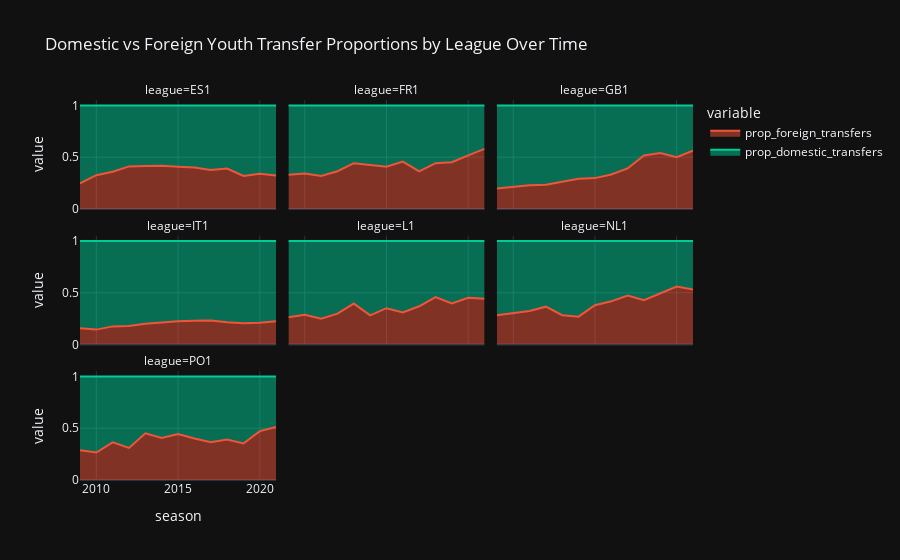

Here is the notebook cell this chart was saved with:
### Markdown cell above
After identifying the proportion of outgoing foreign youth transfers, the next logical step was to compare domestic and international transfer trends. This comparison provides a clearer understanding of how each league balances between foreign exports and domestic exports.

### Code cell
fig5 = px.area(
    league_season,
    x="season",
    y=["prop_foreign_transfers", "prop_domestic_transfers"],
    color_discrete_sequence=["#EF553B", "#00CC96"],
    facet_col="league",
    facet_col_wrap=3,
    title="Domestic vs Foreign Youth Transfer Proportions by League Over Time",
    template="plotly_dark"
)
fig5.show()

### Figure 1 — Plotly figure (JSON) as saved in the notebook; plotly's stock layout.template omitted (floating-point values rounded to 4 significant figures)
{"data": [{"fillpattern": {"shape": ""}, "hovertemplate": "variable=prop_foreign_transfers<br>league=ES1<br>season=%{x}<br>value=%{y}<extra></extra>", "legendgroup": "prop_foreign_transfers", "line": {"color": "#EF553B"}, "marker": {"symbol": "circle"}, "mode": "lines", "name": "prop_foreign_transfers", "orientation": "v", "showlegend": true, "stackgroup": "1", "x": [2009, 2010, 2011, 2012, 2013, 2014, 2015, 2016, 2017, 2018, 2019, 2020, 2021], "xaxis": "x7", "y": [0.2473, 0.3258, 0.36, 0.4111, 0.4138, 0.4175, 0.4087, 0.4, 0.3761, 0.3901, 0.319, 0.339, 0.3239], "yaxis": "y7", "type": "scatter"}, {"fillpattern": {"shape": ""}, "hovertemplate": "variable=prop_foreign_transfers<br>league=FR1<br>season=%{x}<br>value=%{y}<extra></extra>", "legendgroup": "prop_foreign_transfers", "line": {"color": "#EF553B"}, "marker": {"symbol": "circle"}, "mode": "lines", "name": "prop_foreign_transfers", "orientation": "v", "showlegend": false, "stackgroup": "1", "x": [2009, 2010, 2011, 2012, 2013, 2014, 2015, 2016, 2017, 2018, 2019, 2020, 2021], "xaxis": "x8", "y": [0.3309, 0.3426, 0.3193, 0.3645, 0.442, 0.424, 0.4079, 0.4578, 0.3631, 0.4423, 0.4518, 0.5181, 0.5804], "yaxis": "y8", "type": "scatter"}, {"fillpattern": {"shape": ""}, "hovertemplate": "variable=prop_foreign_transfers<br>league=GB1<br>season=%{x}<br>value=%{y}<extra></extra>", "legendgroup": "prop_foreign_transfers", "line": {"color": "#EF553B"}, "marker": {"symbol": "circle"}, "mode": "lines", "name": "prop_foreign_transfers", "orientation": "v", "showlegend": false, "stackgroup": "1", "x": [2009, 2010, 2011, 2012, 2013, 2014, 2015, 2016, 2017, 2018, 2019, 2020, 2021], "xaxis": "x9", "y": [0.1964, 0.2157, 0.2279, 0.2332, 0.2645, 0.2915, 0.2979, 0.3333, 0.3911, 0.5172, 0.54, 0.5, 0.5638], "yaxis": "y9", "type": "scatter"}, {"fillpattern": {"shape": ""}, "hovertemplate": "variable=prop_foreign_transfers<br>league=IT1<br>season=%{x}<br>value=%{y}<extra></extra>", "legendgroup": "prop_foreign_transfers", "line": {"color": "#EF553B"}, "marker": {"symbol": "circle"}, "mode": "lines", "name": "prop_foreign_transfers", "orientation": "v", "showlegend": false, "stackgroup": "1", "x": [2009, 2010, 2011, 2012, 2013, 2014, 2015, 2016, 2017, 2018, 2019, 2020, 2021], "xaxis": "x4", "y": [0.1579, 0.1436, 0.1746, 0.1791, 0.2003, 0.2155, 0.2245, 0.228, 0.2327, 0.214, 0.2054, 0.2088, 0.2235], "yaxis": "y4", "type": "scatter"}, {"fillpattern": {"shape": ""}, "hovertemplate": "variable=prop_foreign_transfers<br>league=L1<br>season=%{x}<br>value=%{y}<extra></extra>", "legendgroup": "prop_foreign_transfers", "line": {"color": "#EF553B"}, "marker": {"symbol": "circle"}, "mode": "lines", "name": "prop_foreign_transfers", "orientation": "v", "showlegend": false, "stackgroup": "1", "x": [2009, 2010, 2011, 2012, 2013, 2014, 2015, 2016, 2017, 2018, 2019, 2020, 2021], "xaxis": "x5", "y": [0.2625, 0.2868, 0.2479, 0.2975, 0.3952, 0.2808, 0.3504, 0.3083, 0.3688, 0.4574, 0.396, 0.4504, 0.4409], "yaxis": "y5", "type": "scatter"}, {"fillpattern": {"shape": ""}, "hovertemplate": "variable=prop_foreign_transfers<br>league=NL1<br>season=%{x}<br>value=%{y}<extra></extra>", "legendgroup": "prop_foreign_transfers", "line": {"color": "#EF553B"}, "marker": {"symbol": "circle"}, "mode": "lines", "name": "prop_foreign_transfers", "orientation": "v", "showlegend": false, "stackgroup": "1", "x": [2009, 2010, 2011, 2012, 2013, 2014, 2015, 2016, 2017, 2018, 2019, 2020, 2021], "xaxis": "x6", "y": [0.2832, 0.3034, 0.3231, 0.3651, 0.2831, 0.2686, 0.3791, 0.4167, 0.4734, 0.4286, 0.4967, 0.5605, 0.531], "yaxis": "y6", "type": "scatter"}, {"fillpattern": {"shape": ""}, "hovertemplate": "variable=prop_foreign_transfers<br>league=PO1<br>season=%{x}<br>value=%{y}<extra></extra>", "legendgroup": "prop_foreign_transfers", "line": {"color": "#EF553B"}, "marker": {"symbol": "circle"}, "mode": "lines", "name": "prop_foreign_transfers", "orientation": "v", "showlegend": false, "stackgroup": "1", "x": [2009, 2010, 2011, 2012, 2013, 2014, 2015, 2016, 2017, 2018, 2019, 2020, 2021], "xaxis": "x", "y": [0.2884, 0.2658, 0.364, 0.3101, 0.4507, 0.4067, 0.445, 0.401, 0.3652, 0.3916, 0.3529, 0.4726, 0.5128], "yaxis": "y", "type": "scatter"}, {"fillpattern": {"shape": ""}, "hovertemplate": "variable=prop_domestic_transfers<br>league=ES1<br>season=%{x}<br>value=%{y}<extra></extra>", "legendgroup": "prop_domestic_transfers", "line": {"color": "#00CC96"}, "marker": {"symbol": "circle"}, "mode": "lines", "name": "prop_domestic_transfers", "orientation": "v", "showlegend": true, "stackgroup": "1", "x": [2009, 2010, 2011, 2012, 2013, 2014, 2015, 2016, 2017, 2018, 2019, 2020, 2021], "xaxis": "x7", "y": [0.7527, 0.6742, 0.64, 0.5889, 0.5862, 0.5825, 0.5913, 0.6, 0.6239, 0.6099, 0.681, 0.661, 0.6761], "yaxis": "y7", "type": "scatter"}, {"fillpattern": {"shape": ""}, "hovertemplate": "variable=prop_domestic_transfers<br>league=FR1<br>season=%{x}<br>value=%{y}<extra></extra>", "legendgroup": "prop_domestic_transfers", "line": {"color": "#00CC96"}, "marker": {"symbol": "circle"}, "mode": "lines", "name": "prop_domestic_transfers", "orientation": "v", "showlegend": false, "stackgroup": "1", "x": [2009, 2010, 2011, 2012, 2013, 2014, 2015, 2016, 2017, 2018, 2019, 2020, 2021], "xaxis": "x8", "y": [0.6691, 0.6574, 0.6807, 0.6355, 0.558, 0.576, 0.5921, 0.5422, 0.6369, 0.5577, 0.5482, 0.4819, 0.4196], "yaxis": "y8", "type": "scatter"}, {"fillpattern": {"shape": ""}, "hovertemplate": "variable=prop_domestic_transfers<br>league=GB1<br>season=%{x}<br>value=%{y}<extra></extra>", "legendgroup": "prop_domestic_transfers", "line": {"color": "#00CC96"}, "marker": {"symbol": "circle"}, "mode": "lines", "name": "prop_domestic_transfers", "orientation": "v", "showlegend": false, "stackgroup": "1", "x": [2009, 2010, 2011, 2012, 2013, 2014, 2015, 2016, 2017, 2018, 2019, 2020, 2021], "xaxis": "x9", "y": [0.8036, 0.7843, 0.7721, 0.7668, 0.7355, 0.7085, 0.7021, 0.6667, 0.6089, 0.4828, 0.46, 0.5, 0.4362], "yaxis": "y9", "type": "scatter"}, {"fillpattern": {"shape": ""}, "hovertemplate": "variable=prop_domestic_transfers<br>league=IT1<br>season=%{x}<br>value=%{y}<extra></extra>", "legendgroup": "prop_domestic_transfers", "line": {"color": "#00CC96"}, "marker": {"symbol": "circle"}, "mode": "lines", "name": "prop_domestic_transfers", "orientation": "v", "showlegend": false, "stackgroup": "1", "x": [2009, 2010, 2011, 2012, 2013, 2014, 2015, 2016, 2017, 2018, 2019, 2020, 2021], "xaxis": "x4", "y": [0.8421, 0.8564, 0.8254, 0.8209, 0.7997, 0.7845, 0.7755, 0.772, 0.7673, 0.786, 0.7946, 0.7912, 0.7765], "yaxis": "y4", "type": "scatter"}, {"fillpattern": {"shape": ""}, "hovertemplate": "variable=prop_domestic_transfers<br>league=L1<br>season=%{x}<br>value=%{y}<extra></extra>", "legendgroup": "prop_domestic_transfers", "line": {"color": "#00CC96"}, "marker": {"symbol": "circle"}, "mode": "lines", "name": "prop_domestic_transfers", "orientation": "v", "showlegend": false, "stackgroup": "1", "x": [2009, 2010, 2011, 2012, 2013, 2014, 2015, 2016, 2017, 2018, 2019, 2020, 2021], "xaxis": "x5", "y": [0.7375, 0.7132, 0.7521, 0.7025, 0.6048, 0.7192, 0.6496, 0.6917, 0.6312, 0.5426, 0.604, 0.5496, 0.5591], "yaxis": "y5", "type": "scatter"}, {"fillpattern": {"shape": ""}, "hovertemplate": "variable=prop_domestic_transfers<br>league=NL1<br>season=%{x}<br>value=%{y}<extra></extra>", "legendgroup": "prop_domestic_transfers", "line": {"color": "#00CC96"}, "marker": {"symbol": "circle"}, "mode": "lines", "name": "prop_domestic_transfers", "orientation": "v", "showlegend": false, "stackgroup": "1", "x": [2009, 2010, 2011, 2012, 2013, 2014, 2015, 2016, 2017, 2018, 2019, 2020, 2021], "xaxis": "x6", "y": [0.7168, 0.6966, 0.6769, 0.6349, 0.7169, 0.7314, 0.6209, 0.5833, 0.5266, 0.5714, 0.5033, 0.4395, 0.469], "yaxis": "y6", "type": "scatter"}, {"fillpattern": {"shape": ""}, "hovertemplate": "variable=prop_domestic_transfers<br>league=PO1<br>season=%{x}<br>value=%{y}<extra></extra>", "legendgroup": "prop_domestic_transfers", "line": {"color": "#00CC96"}, "marker": {"symbol": "circle"}, "mode": "lines", "name": "prop_domestic_transfers", "orientation": "v", "showlegend": false, "stackgroup": "1", "x": [2009, 2010, 2011, 2012, 2013, 2014, 2015, 2016, 2017, 2018, 2019, 2020, 2021], "xaxis": "x", "y": [0.7116, 0.7342, 0.636, 0.6899, 0.5493, 0.5933, 0.555, 0.599, 0.6348, 0.6084, 0.6471, 0.5274, 0.4872], "yaxis": "y", "type": "scatter"}], "layout": {"xaxis": {"anchor": "y", "domain": [0.0, 0.32], "title": {"text": "season"}}, "yaxis": {"anchor": "x", "domain": [0.0, 0.2867], "title": {"text": "value"}}, "xaxis2": {"anchor": "y2", "domain": [0.34, 0.66], "matches": "x", "title": {"text": "season"}}, "yaxis2": {"anchor": "x2", "domain": [0.0, 0.2867], "matches": "y", "showticklabels": false}, "xaxis3": {"anchor": "y3", "domain": [0.68, 1.0], "matches": "x", "title": {"text": "season"}}, "yaxis3": {"anchor": "x3", "domain": [0.0, 0.2867], "matches": "y", "showticklabels": false}, "xaxis4": {"anchor": "y4", "domain": [0.0, 0.32], "matches": "x", "showticklabels": false}, "yaxis4": {"anchor": "x4", "domain": [0.3567, 0.6433], "matches": "y", "title": {"text": "value"}}, "xaxis5": {"anchor": "y5", "domain": [0.34, 0.66], "matches": "x", "showticklabels": false}, "yaxis5": {"anchor": "x5", "domain": [0.3567, 0.6433], "matches": "y", "showticklabels": false}, "xaxis6": {"anchor": "y6", "domain": [0.68, 1.0], "matches": "x", "showticklabels": false}, "yaxis6": {"anchor": "x6", "domain": [0.3567, 0.6433], "matches": "y", "showticklabels": false}, "xaxis7": {"anchor": "y7", "domain": [0.0, 0.32], "matches": "x", "showticklabels": false}, "yaxis7": {"anchor": "x7", "domain": [0.7133, 1.0], "matches": "y", "title": {"text": "value"}}, "xaxis8": {"anchor": "y8", "domain": [0.34, 0.66], "matches": "x", "showticklabels": false}, "yaxis8": {"anchor": "x8", "domain": [0.7133, 1.0], "matches": "y", "showticklabels": false}, "xaxis9": {"anchor": "y9", "domain": [0.68, 1.0], "matches": "x", "showticklabels": false}, "yaxis9": {"anchor": "x9", "domain": [0.7133, 1.0], "matches": "y", "showticklabels": false}, "annotations": [{"font": {}, "showarrow": false, "text": "league=PO1", "x": 0.16, "xanchor": "center", "xref": "paper", "y": 0.2867, "yanchor": "bottom", "yref": "paper"}, {"font": {}, "showarrow": false, "text": "league=IT1", "x": 0.16, "xanchor": "center", "xref": "paper", "y": 0.6433, "yanchor": "bottom", "yref": "paper"}, {"font": {}, "showarrow": false, "text": "league=L1", "x": 0.5, "xanchor": "center", "xref": "paper", "y": 0.6433, "yanchor": "bottom", "yref": "paper"}, {"font": {}, "showarrow": false, "text": "league=NL1", "x": 0.84, "xanchor": "center", "xref": "paper", "y": 0.6433, "yanchor": "bottom", "yref": "paper"}, {"font": {}, "showarrow": false, "text": "league=ES1", "x": 0.16, "xanchor": "center", "xref": "paper", "y": 1.0, "yanchor": "bottom", "yref": "paper"}, {"font": {}, "showarrow": false, "text": "league=FR1", "x": 0.5, "xanchor": "center", "xref": "paper", "y": 1.0, "yanchor": "bottom", "yref": "paper"}, {"font": {}, "showarrow": false, "text": "league=GB1", "x": 0.84, "xanchor": "center", "xref": "paper", "y": 1.0, "yanchor": "bottom", "yref": "paper"}], "legend": {"title": {"text": "variable"}, "tracegroupgap": 0}, "title": {"text": "Domestic vs Foreign Youth Transfer Proportions by League Over Time"}}}
